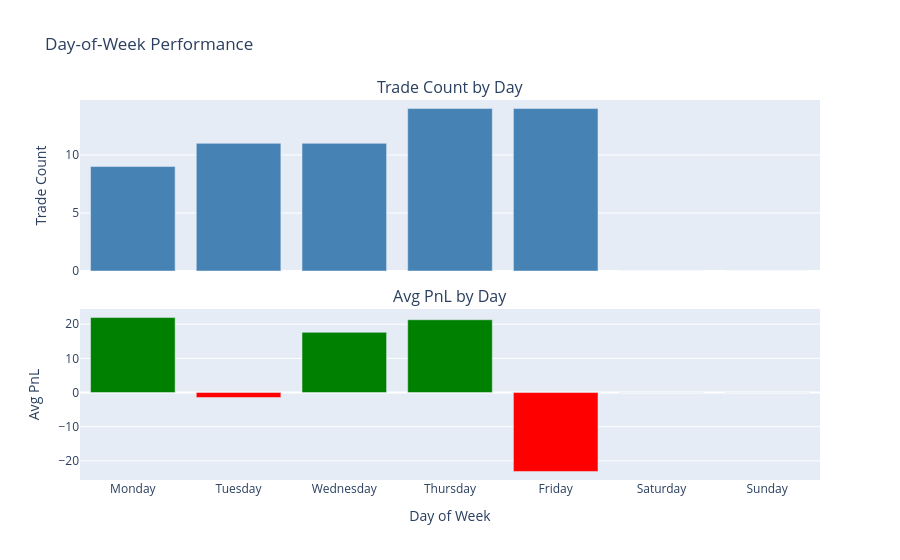

The cell this chart's notebook holds for it:
### Markdown cell above
## Day-of-week performance

### Code cell
if pairs.empty:
    print("No position pairs available for weekday analysis.")
else:
    weekday = compute_weekday_performance(pairs)

    fig = make_subplots(
        rows=2, cols=1, shared_xaxes=True,
        subplot_titles=("Trade Count by Day", "Avg PnL by Day"),
        vertical_spacing=0.1,
    )

    fig.add_trace(go.Bar(
        x=weekday["weekday"], y=weekday["trade_count"],
        name="Trade Count", marker_color="steelblue",
    ), row=1, col=1)

    fig.add_trace(go.Bar(
        x=weekday["weekday"], y=weekday["avg_pnl"],
        name="Avg PnL",
        marker_color=["green" if v >= 0 else "red" for v in weekday["avg_pnl"]],
    ), row=2, col=1)

    fig.update_layout(
        title="Day-of-Week Performance",
        height=560, showlegend=False,
        xaxis2_title="Day of Week",
        yaxis_title="Trade Count",
        yaxis2_title="Avg PnL",
    )
    fig.show()

### Figure 1 — Plotly figure (JSON) as saved in the notebook; plotly's stock layout.template omitted (floating-point values rounded to 4 significant figures)
{"data": [{"marker": {"color": "steelblue"}, "name": "Trade Count", "type": "bar", "x": ["Monday", "Tuesday", "Wednesday", "Thursday", "Friday", "Saturday", "Sunday"], "xaxis": "x", "y": [9, 11, 11, 14, 14, 0, 0], "yaxis": "y"}, {"marker": {"color": ["green", "red", "green", "green", "red", "green", "green"]}, "name": "Avg PnL", "type": "bar", "x": ["Monday", "Tuesday", "Wednesday", "Thursday", "Friday", "Saturday", "Sunday"], "xaxis": "x2", "y": [21.94, -1.454, 17.6, 21.29, -23.09, 0.0, 0.0], "yaxis": "y2"}], "layout": {"annotations": [{"font": {"size": 16}, "showarrow": false, "text": "Trade Count by Day", "x": 0.5, "xanchor": "center", "xref": "paper", "y": 1, "yanchor": "bottom", "yref": "paper"}, {"font": {"size": 16}, "showarrow": false, "text": "Avg PnL by Day", "x": 0.5, "xanchor": "center", "xref": "paper", "y": 0.45, "yanchor": "bottom", "yref": "paper"}], "height": 560, "showlegend": false, "title": {"text": "Day-of-Week Performance"}, "xaxis": {"anchor": "y", "domain": [0, 1], "matches": "x2", "showticklabels": false}, "xaxis2": {"anchor": "y2", "domain": [0, 1], "title": {"text": "Day of Week"}}, "yaxis": {"anchor": "x", "domain": [0.55, 1], "title": {"text": "Trade Count"}}, "yaxis2": {"anchor": "x2", "domain": [0, 0.45], "title": {"text": "Avg PnL"}}}}
